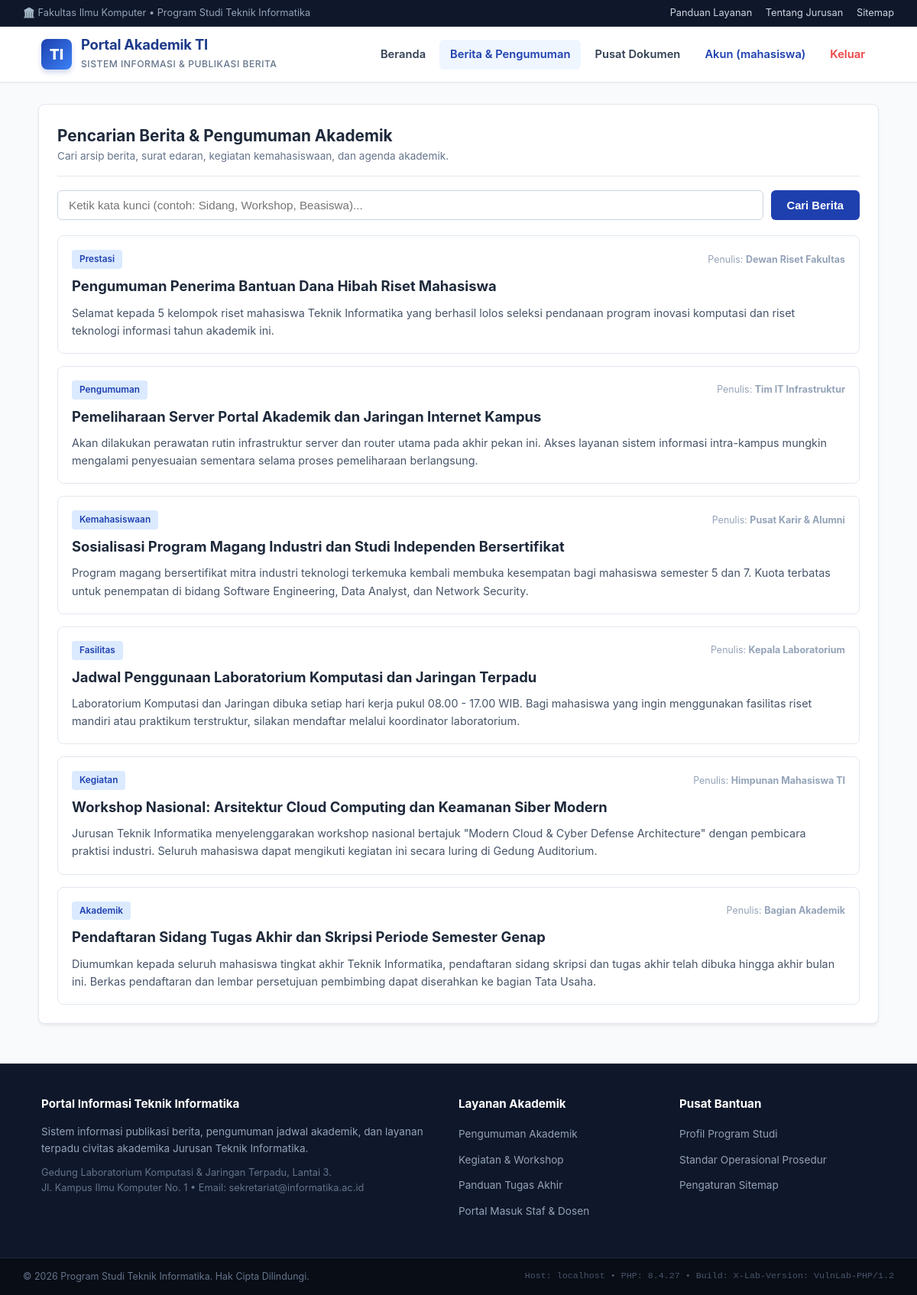
The app's page /search.php (signed in) with its own data.
### tables this page shows
CREATE TABLE IF NOT EXISTS `posts` (
  `id` int(11) NOT NULL AUTO_INCREMENT,
  `title` varchar(255) NOT NULL,
  `category` varchar(100) NOT NULL,
  `content` text NOT NULL,
  `author` varchar(100) NOT NULL,
  `created_at` datetime NOT NULL DEFAULT CURRENT_TIMESTAMP,
  PRIMARY KEY (`id`)
);

### search.php (the view, shortened to what this page needs)
<?php
require_once __DIR__ . '/header.php';
$query_string = $_GET['q'] ?? '';
$results = [];
$sql_error = '';
if ($query_string !== '') {
    if (!$db_connected) {
        $sql_error = "Database belum terhubung. Konfigurasi file config.php terlebih dahulu.";
    } else {
        $executed_query = "SELECT id, title, category, content, author FROM posts WHERE title LIKE '%$query_string%' OR content LIKE '%$query_string%'";
        $res = @mysqli_query($conn, $executed_query);
        if ($res === false) {
            $sql_error = mysqli_error($conn);
        } else {
            while ($row = mysqli_fetch_assoc($res)) {
                $results[] = $row;
            }
        }
    }
} else {
    if ($db_connected) {
        $res = @mysqli_query($conn, "SELECT id, title, category, content, author FROM posts ORDER BY id DESC");
        if ($res) {
            while ($row = mysqli_fetch_assoc($res)) {
                $results[] = $row;
            }
        }
    }
}
?>
<div class="container">
    <div class="card">
        <div class="card-header">
            <div>
                <h2 class="card-title" style="font-size: 1.3rem;">
                    Pencarian Berita & Pengumuman Akademik
                </h2>
                <p style="color: var(--text-muted); font-size: 0.85rem;">
                    Cari arsip berita, surat edaran, kegiatan kemahasiswaan, dan agenda akademik.
                </p>
            </div>
        </div>
        <form action="search.php" method="GET" style="display: flex; gap: 10px; flex-wrap: wrap; margin-bottom: 20px;">
            <input type="text" name="q" class="form-control" style="flex: 1; min-width: 250px;"
                   placeholder="Ketik kata kunci (contoh: Sidang, Workshop, Beasiswa)..."
                   value="<?php echo htmlspecialchars($query_string, ENT_QUOTES); ?>">
            <button type="submit" class="btn btn-primary">
                Cari Berita
            </button>
        </form>
        <?php if (!empty($results)): ?>
            <div style="display: flex; flex-direction: column; gap: 16px;">
                <?php foreach ($results as $item): ?>
                    <article style="border: 1px solid var(--border); border-radius: 8px; padding: 18px; background: #ffffff;">
                        <div style="display: flex; justify-content: space-between; align-items: center; margin-bottom: 8px; flex-wrap: wrap; gap: 8px;">
                            <span class="badge badge-blue"><?= htmlspecialchars($item['category'] ?? 'Umum'); ?></span>
                            <span style="font-size: 0.78rem; color: #94a3b8;">Penulis: <strong><?= htmlspecialchars($item['author'] ?? 'Admin'); ?></strong></span>
                        </div>
                        <h3 style="font-size: 1.15rem; font-weight: 700; color: #1e293b; margin-bottom: 8px;">
                            <?= htmlspecialchars($item['title'] ?? '-'); ?>
                        </h3>
                        <p style="font-size: 0.9rem; color: #475569; line-height: 1.6;">
                            <?= nl2br(htmlspecialchars($item['content'] ?? '-')); ?>
                        </p>
                    </article>
                <?php endforeach; ?>
            </div>
        <?php elseif (empty($sql_error)): ?>
            <div class="alert alert-info">
                Tidak ada informasi yang sesuai dengan kata kunci pencarian Anda. Silakan coba kata kunci lain.
            </div>
        <?php endif; ?>
    </div>
</div>
<?php require_once __DIR__ . '/footer.php'; ?>

### header.php (style rules this page uses)
:root { --primary: #1e40af; --primary-dark: #1e3a8a; --primary-light: #3b82f6; --accent: #0ea5e9; --bg-page: #f8fafc; --bg-card: #ffffff; --text-main: #0f172a; --text-muted: #64748b; --border: #e2e8f0; --radius: 8px; --shadow: 0 4px 6px -1px rgba(0, 0, 0, 0.05), 0 2px 4px -2px rgba(0, 0, 0, 0.05); --shadow-lg: 0 10px 15px -3px rgba(0, 0, 0, 0.08), 0 4px 6px -4px rgba(0, 0, 0, 0.04); --font-sans: -apple-system, BlinkMacSystemFont, "Segoe UI", Roboto, "Helvetica Neue", Arial, sans-serif; --font-mono: SFMono-Regular, Consolas, "Liberation Mono", Menlo, monospace; }
* { box-sizing: border-box; margin: 0; padding: 0; }
body { background-color: var(--bg-page); color: var(--text-main); font-family: var(--font-sans); line-height: 1.6; min-height: 100vh; display: flex; flex-direction: column; }
.container { max-width: 1140px; width: 100%; margin: 28px auto; padding: 0 20px; flex: 1; }
.card { background: var(--bg-card); border: 1px solid var(--border); border-radius: var(--radius); padding: 24px; box-shadow: var(--shadow); margin-bottom: 24px; }
.card-header { display: flex; justify-content: space-between; align-items: center; border-bottom: 1px solid var(--border); padding-bottom: 14px; margin-bottom: 18px; }
.card-title { font-size: 1.25rem; font-weight: 700; color: #1e293b; }
.form-control { width: 100%; padding: 10px 14px; background-color: #ffffff; border: 1px solid #cbd5e1; border-radius: 6px; font-size: 0.95rem; outline: none; transition: border-color 0.2s, box-shadow 0.2s; }
.btn { display: inline-block; padding: 10px 20px; font-size: 0.92rem; font-weight: 600; text-decoration: none; border-radius: 6px; border: 1px solid transparent; cursor: pointer; transition: all 0.2s; text-align: center; }
.btn-primary { background-color: var(--primary); color: #ffffff; }
.badge { display: inline-block; padding: 3px 10px; font-size: 0.74rem; font-weight: 600; border-radius: 4px; }
.badge-blue { background: #dbeafe; color: #1e40af; }

### records on screen
posts: category "Prestasi", author "Dewan Riset Fakultas", title "Pengumuman Penerima Bantuan Dana Hibah Riset Mahasiswa", content "Selamat kepada 5 kelompok riset mahasiswa Teknik Informatika yang berhasil lolos seleksi pendanaan program inovasi komputasi dan riset teknologi informasi tahun akademik ini."
posts: category "Pengumuman", author "Tim IT Infrastruktur", title "Pemeliharaan Server Portal Akademik dan Jaringan Internet Kampus", content "Akan dilakukan perawatan rutin infrastruktur server dan router utama pada akhir pekan ini. Akses layanan sistem informasi intra-kampus mungkin mengalami penyesuaian sementara selama proses pemeliharaan berlangsung."
posts: category "Kemahasiswaan", author "Pusat Karir & Alumni", title "Sosialisasi Program Magang Industri dan Studi Independen Bersertifikat", content "Program magang bersertifikat mitra industri teknologi terkemuka kembali membuka kesempatan bagi mahasiswa semester 5 dan 7. Kuota terbatas untuk penempatan di bidang Software Engineering, Data Analyst, dan Network Security."
posts: category "Fasilitas", author "Kepala Laboratorium", title "Jadwal Penggunaan Laboratorium Komputasi dan Jaringan Terpadu", content "Laboratorium Komputasi dan Jaringan dibuka setiap hari kerja pukul 08.00 - 17.00 WIB. Bagi mahasiswa yang ingin menggunakan fasilitas riset mandiri atau praktikum terstruktur, silakan mendaftar melalui koordinator laboratorium."
posts: category "Kegiatan", author "Himpunan Mahasiswa TI", title "Workshop Nasional: Arsitektur Cloud Computing dan Keamanan Siber Modern", content "Jurusan Teknik Informatika menyelenggarakan workshop nasional bertajuk \"Modern Cloud & Cyber Defense Architecture\" dengan pembicara praktisi industri. Seluruh mahasiswa dapat mengikuti kegiatan ini secara luring di Gedung Auditorium."
posts: category "Akademik", author "Bagian Akademik", title "Pendaftaran Sidang Tugas Akhir dan Skripsi Periode Semester Genap", content "Diumumkan kepada seluruh mahasiswa tingkat akhir Teknik Informatika, pendaftaran sidang skripsi dan tugas akhir telah dibuka hingga akhir bulan ini. Berkas pendaftaran dan lembar persetujuan pembimbing dapat diserahkan ke bagian Tata Usaha."

### other values on screen
$logged_user['username'] "mahasiswa"
$_SERVER['HTTP_HOST'] "localhost"
phpversion() "8.4.27"
